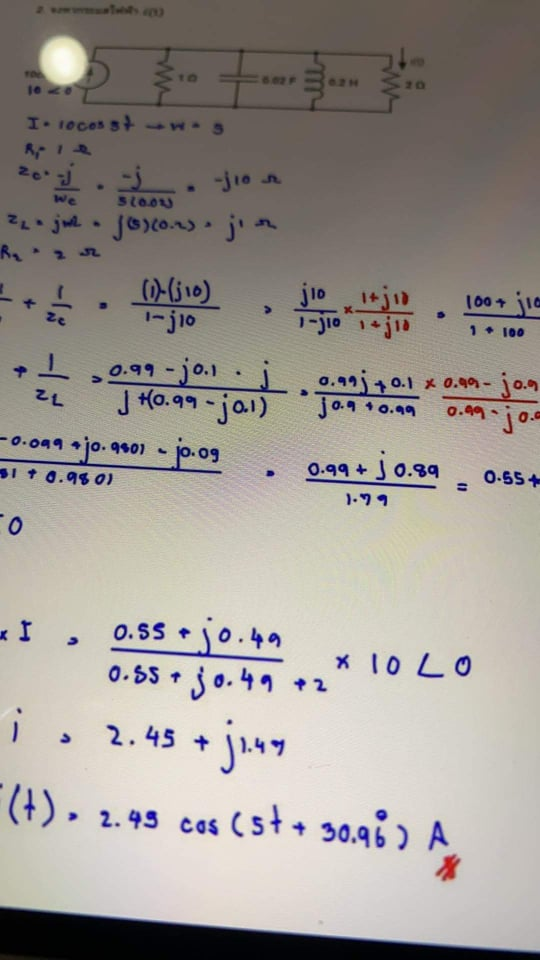
#> input picture Brightness  Contrast Adjustment/test.jpg, 540 x 960 px
$ python 'Gray_ alpha_beta.py'
#> lines starting #> are read from the running program, lines starting #| are printed output that depends on the picture
# Brightness/Contrast Adjustment -> https://docs.opencv.org/3.4/d3/dc1/tutorial_basic_linear_transform.html
# Trackbar -> https://www.life2coding.com/change-brightness-and-contrast-of-images-using-opencv-python/
# Python -> https://www.tutorialspoint.com/python/python_command_line_arguments.htm

import cv2 as cv
import numpy as np
import sys
from matplotlib import pyplot as plt
# Global Variable
beta_brightness_value = 100
alpha_contrast_value = 10
source_img = np.zeros((10,10,3), dtype=np.uint8)
adjusted_img = np.zeros((10,10,3), dtype=np.uint8)
hist_img = np.zeros((10,10,3), dtype=np.uint8)

def handler_adjustAlphaBata(x):
    global beta_brightness_value,alpha_contrast_value
    global source_img,adjusted_img,hist_img
    beta_brightness_value = cv.getTrackbarPos('beta','BrightnessContrast')
    alpha_contrast_value = cv.getTrackbarPos('alpha','BrightnessContrast')
    alpha = alpha_contrast_value / 10
    beta = int(beta_brightness_value - 100)
    print(f"alpha={alpha} / beta={beta}")

    ## loop access each pixel -> too slow
    ''' for y in range(source_img.shape[0]):
        for x in range(source_img.shape[1]):
            adjusted_img[y,x] = np.clip( alpha * source_img[y,x] + beta , 0, 255)
    '''
    # for better performance, pls use -> dst = cv.convertScaleAbs(src1, alpha, beta)
    adjusted_img = cv.convertScaleAbs(source_img, alpha=alpha, beta=beta)

    # Update histogram
    bgr_planes = cv.split(adjusted_img) # คำสั่งคำนวณ GRAY histogram
    histSize = 256
    histRange = (0, 256) # the upper boundary is exclusive
    accumulate = False
    gray_hist = cv.calcHist(adjusted_img, [0], None, [histSize], histRange, accumulate=accumulate)
    hist_w = 512
    hist_h = 400
    bin_w = int(round( hist_w/histSize ))
    hist_img = np.zeros((hist_h, hist_w, 3), dtype=np.uint8)
    cv.normalize(gray_hist, gray_hist, alpha=0, beta=hist_h, norm_type=cv.NORM_MINMAX)
    for i in range(1, histSize):  # จะ plot ค่าแค่แชแนลเดียวต่างจาก color
        cv.line(hist_img, ( bin_w*(i-1), hist_h - int(gray_hist[i-1]) ),
                ( bin_w*(i), hist_h - int(gray_hist[i]) ),
                ( 255, 0, 0), thickness=2)  # สามารถผสมสีได้ จะเปลี่ยนสีของภาพที่ output ออกมา (0 สีดำ - 255 สีขาว)


def main():
    global beta_brightness_value,alpha_contrast_value
    global source_img,adjusted_img,hist_img

    if(len(sys.argv)>=2):
        source_img = cv.imread(str(sys.argv[1]))
    else :
        source_img = cv.imread("./test.jpg", 1)
#> source_img is the input picture: shape (960, 540, 3); mean B, G, R 145.5, 151.1, 157.4

    source_img = cv.cvtColor(source_img,cv.COLOR_BGR2GRAY) # แปลงตัวแปรภาพต้นฉบับ ให้เป็นตัวแปรภาพที่เป็น GRAY หรือสีเทา ใช้ปรับภาพค่าความสว่างของภาพ
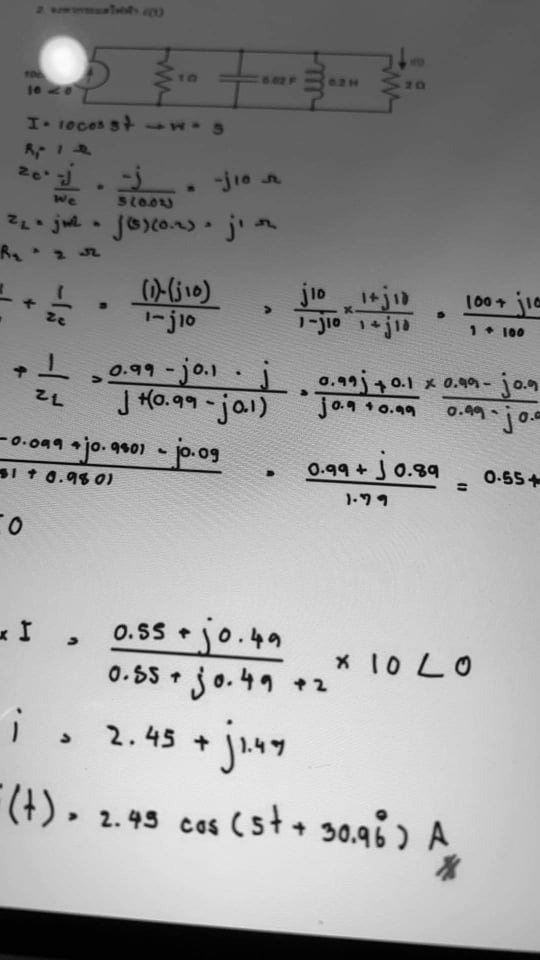
#> source_img: shape (960, 540); min 0, max 251, mean 152.3

    #named windows
    cv.namedWindow("Original", cv.WINDOW_NORMAL)
    cv.namedWindow("BrightnessContrast", cv.WINDOW_NORMAL)
    cv.namedWindow("Histogram", cv.WINDOW_NORMAL)

    #create trackbar
    cv.createTrackbar('beta', 'BrightnessContrast', beta_brightness_value, 200, handler_adjustAlphaBata)
    cv.createTrackbar('alpha', 'BrightnessContrast', alpha_contrast_value, 50, handler_adjustAlphaBata)

    adjusted_img  = source_img.copy()

    while(True):
        cv.imshow("Original",source_img)
        cv.imshow("BrightnessContrast",adjusted_img)
        cv.imshow("Histogram",hist_img)
        key = cv.waitKey(100)
#> (key Esc is pressed here)
        if(key==27): #ESC = Exit Program
            break

    cv.destroyAllWindows()

if __name__ == "__main__":
    main()
